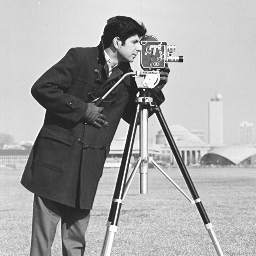
#> input picture Images/cameraman-testimage.png, 256 x 256 px, found by its file name
$ python image_transform.py
#> lines starting #> are read from the running program, lines starting #| are printed output that depends on the picture
# -*- coding: utf-8 -*-
"""Image Transform.ipynb

Automatically generated by Colab.

Original file is located at
    https://colab.research.google.com/drive/10I8UQEbOJLfIWAq9jVRjzbsBBthsE54y
"""

import cv2
import numpy as np
import matplotlib.pyplot as plt
from sklearn.decomposition import PCA

# Load the grayscale image
image_path = '/content/cameraman-testimage.png'  # Replace with your image path or URL
image = cv2.imread(image_path, cv2.IMREAD_GRAYSCALE)
#> image is the input picture: shape (256, 256); min 22, max 255, mean 166.9

# Check if the image is loaded correctly
if image is None:
    print(f"Error: Unable to load image at {image_path}")
else:
    print(f"Image loaded successfully with shape: {image.shape}")
#| Image loaded successfully with shape: (256, 256)

# 1. Discrete Fourier Transform (DFT)
def dft_transform(image):
    # Perform DFT
    dft = cv2.dft(np.float32(image), flags=cv2.DFT_COMPLEX_OUTPUT)
    dft_shift = np.fft.fftshift(dft)  # Shift zero frequency component to the center

    # Magnitude spectrum
    magnitude_spectrum = cv2.magnitude(dft_shift[:, :, 0], dft_shift[:, :, 1])

    return magnitude_spectrum

# 2. Z-Transform (Simplified version using FFT)
def z_transform(image):
    # We can use FFT for an approximate Z-transform
    z_transform_result = np.fft.fft2(image)  # Perform 2D FFT as a proxy for Z-transform

    # Shift zero frequency component to center and compute magnitude
    z_shifted = np.fft.fftshift(z_transform_result)
    magnitude_spectrum = np.abs(z_shifted)

    return magnitude_spectrum

# 3. KL Transform (Using PCA for dimensionality reduction)
def kl_transform(image):
    # Flatten the image into a 2D array where each row is a pixel (height x width x 1)
    image_reshaped = image.flatten().reshape(-1, 1)

    # Perform PCA (KL Transform)
    pca = PCA(n_components=1)
    pca_result = pca.fit_transform(image_reshaped)

    # Reshape the PCA result back to the image size
    kl_transformed = pca_result.reshape(image.shape)
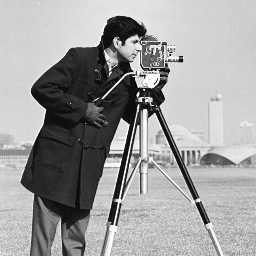
#> kl_transformed: shape (256, 256) float64; min -144.9, max 88.06, mean 0; drawn with min black and max white

    return kl_transformed

# Perform each transform
dft_result = dft_transform(image)
z_result = z_transform(image)

# Perform KL Transform only if the image is valid
if image is not None:
    kl_result = kl_transform(image)

# Plot the results
plt.figure(figsize=(12, 12))

# Original image
plt.subplot(2, 2, 1)
plt.imshow(image, cmap='gray')
plt.title("Original Image")
plt.axis('off')

# DFT magnitude spectrum
plt.subplot(2, 2, 2)
plt.imshow(np.log(dft_result + 1), cmap='gray')
plt.title("DFT Magnitude Spectrum")
plt.axis('off')

# Z-Transform magnitude spectrum
plt.subplot(2, 2, 3)
plt.imshow(np.log(z_result + 1), cmap='gray')
plt.title("Z-Transform Magnitude Spectrum")
plt.axis('off')

# KL Transform result (PCA Projection)
plt.subplot(2, 2, 4)
if image is not None:
    plt.imshow(kl_result, cmap='gray')
    plt.title("KL Transform (PCA Projection)")
    plt.axis('off')
else:
    plt.text(0.5, 0.5, "Image not loaded correctly", ha='center', va='center', fontsize=12)
    plt.axis('off')

plt.show()
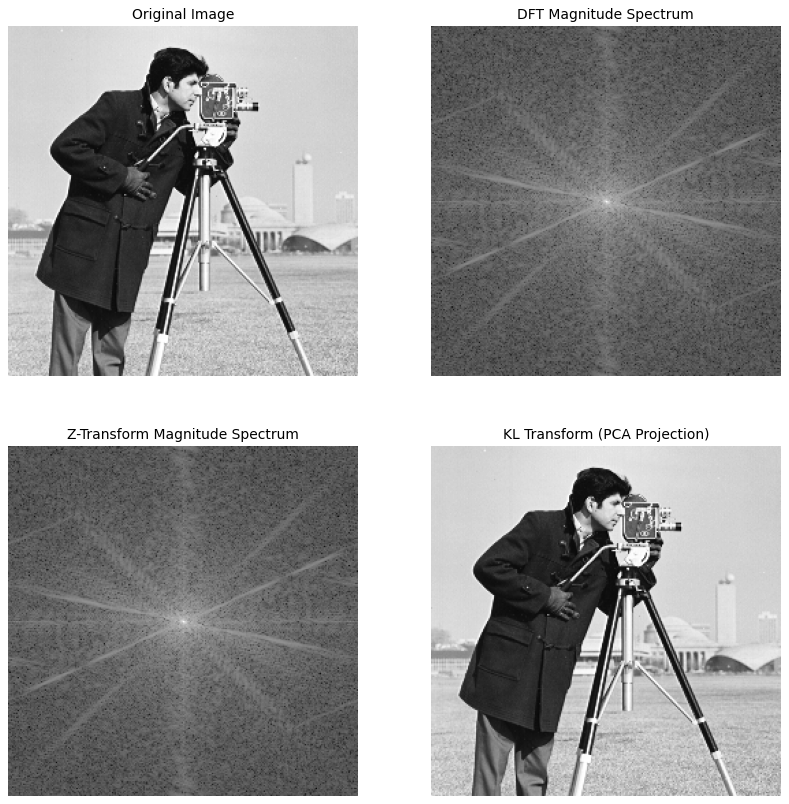
#> figure drawn by matplotlib, 4 panels

import cv2
import numpy as np
import matplotlib.pyplot as plt
from sklearn.decomposition import PCA
from sklearn.decomposition import PCA
# Load the grayscale image
image_path = '/content/cameraman-testimage.png'  # Replace with your image path or URL
image = cv2.imread(image_path, cv2.IMREAD_GRAYSCALE)

# Check if the image is loaded correctly
if image is None:
    print(f"Error: Unable to load image at {image_path}")
else:
    print(f"Image loaded successfully with shape: {image.shape}")
#| Image loaded successfully with shape: (256, 256)

# 1. Discrete Fourier Transform (DFT)
def dft_transform(image):
    # Perform DFT
    dft = cv2.dft(np.float32(image), flags=cv2.DFT_COMPLEX_OUTPUT)
    dft_shift = np.fft.fftshift(dft)  # Shift zero frequency component to the center

    # Magnitude spectrum
    magnitude_spectrum = cv2.magnitude(dft_shift[:, :, 0], dft_shift[:, :, 1])

    return magnitude_spectrum

# 2. Z-Transform (Simplified version using FFT)
def z_transform(image):
    # We can use FFT for an approximate Z-transform
    z_transform_result = np.fft.fft2(image)  # Perform 2D FFT as a proxy for Z-transform

    # Shift zero frequency component to center and compute magnitude
    z_shifted = np.fft.fftshift(z_transform_result)
    magnitude_spectrum = np.abs(z_shifted)

    return magnitude_spectrum

def kl_transform(image, n_components=1): # Change n_components to 1
    # Reshape the image to a 2D matrix (each row is a pixel, each column a feature)
#> called with n_components = 1
    image_reshaped = image.reshape(-1, 1)  # Flatten the image to a single column vector

    # Apply PCA for dimensionality reduction
    pca = PCA(n_components=n_components)
    pca_result = pca.fit_transform(image_reshaped)

    # Reconstruct the image from the PCA components
    image_reconstructed = pca.inverse_transform(pca_result)

    # Reshape back to the original image shape
    kl_transformed = image_reconstructed.reshape(image.shape)

    return kl_transformed


# Perform each transform
dft_result = dft_transform(image)
z_result = z_transform(image)

# Perform KL Transform only if the image is valid
if image is not None:
    kl_result = kl_transform(image)

# Plot the results
plt.figure(figsize=(12, 12))

# Original image
plt.subplot(2, 2, 1)
plt.imshow(image, cmap='gray')
plt.title("Original Image")
plt.axis('off')

# DFT magnitude spectrum
plt.subplot(2, 2, 2)
plt.imshow(np.log(dft_result + 1), cmap='gray')
plt.title("DFT Magnitude Spectrum")
plt.axis('off')

# Z-Transform magnitude spectrum
plt.subplot(2, 2, 3)
plt.imshow(np.log(z_result + 1), cmap='gray')
plt.title("Z-Transform Magnitude Spectrum")
plt.axis('off')

# KL Transform result (PCA Projection)
plt.subplot(2, 2, 4)
if image is not None:
    plt.imshow(kl_result, cmap='gray')
    plt.title("KL Transform (PCA Projection)")
    plt.axis('off')
else:
    plt.text(0.5, 0.5, "Image not loaded correctly", ha='center', va='center', fontsize=12)
    plt.axis('off')

plt.show()
